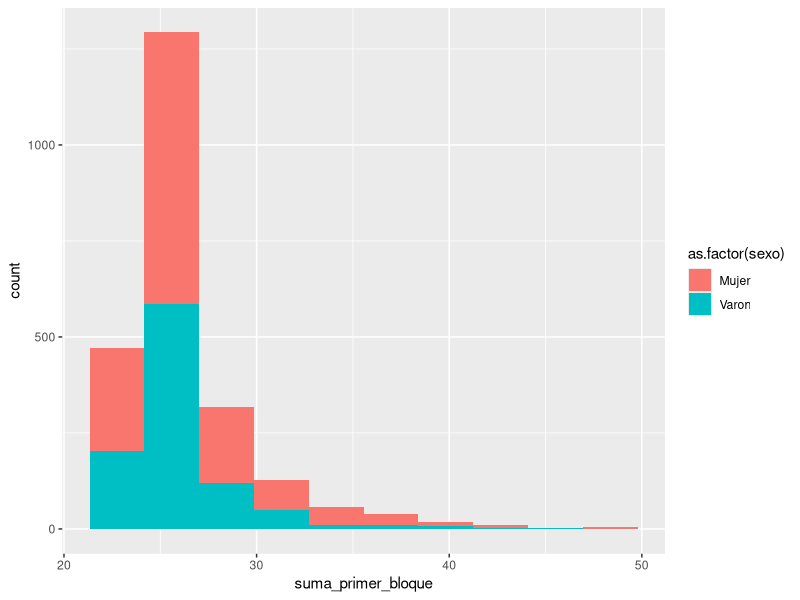
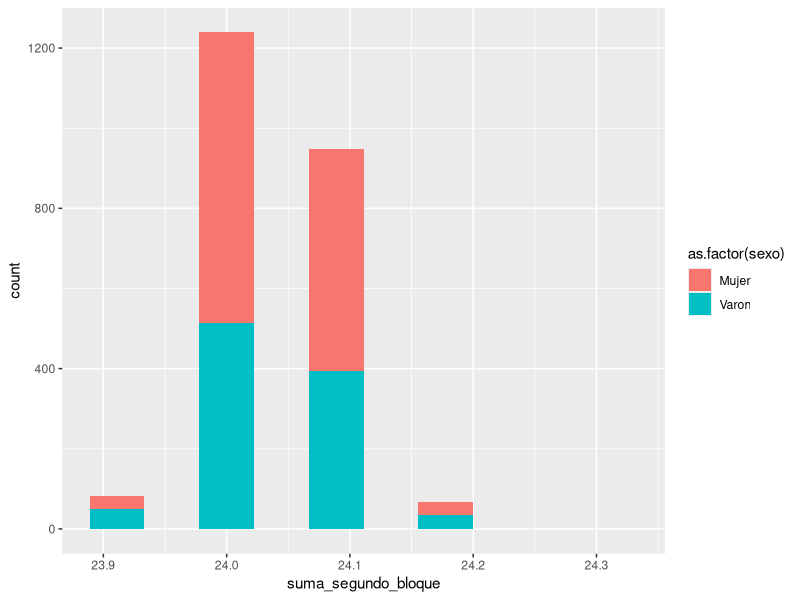

Reproduce these figures in R, in order.
## ---- chunk 1
knitr::opts_chunk$set(echo = TRUE)
# Cargar los paquetes necesarios acá
library(dplyr)
library(readr)
library(ggplot2)
## ---- chunk 2
# Código para cargar o leer los datos
base_cruda <- read_csv("datos/encuesta_uso_tiempo_2016.csv", 
    locale = locale(encoding = "windows-1252"))
## ---- chunk 3
#Acá agrego dos variables más para comparar dos grupos de variables que parecen estar duplicadas.
base_con_promedios <- base_cruda %>% 
  mutate(suma_primer_bloque = trabajo_pago + trabajo_domestico_no_pago + voluntariados + estudio_educacion + recreacion + aplicaciones + tareas_cuidados + cuidado_personal) %>% 
  mutate(suma_segundo_bloque = trabajo_pago2 + trabajo_domestico_no_pago2 + voluntariados2 + estudio_educacion2 + recreacion2 + aplicaciones2 + tareas_cuidados2 + cuidado_personal2) 
## ---- chunk 4
filter(base_cruda, quintil_ingreso == "5to quintil")
## ---- chunk 5
base_con_promedios %>% 
    summarise(promedio = mean(suma_primer_bloque))

## ---- chunk 6
base_con_promedios %>% 
    summarise(varianza = var(suma_primer_bloque))
## ---- chunk 7
ggplot(base_con_promedios, aes(suma_primer_bloque)) +
  geom_histogram(bins = 10, aes(fill=as.factor(sexo)))

## ---- chunk 8
base_con_promedios %>% 
    summarise(promedio = mean(suma_segundo_bloque))
## ---- chunk 9
base_con_promedios %>% 
    summarise(varianza = var(suma_segundo_bloque))
## ---- chunk 10
ggplot(base_con_promedios, aes(suma_segundo_bloque)) +
  geom_histogram(bins = 10, aes(fill=as.factor(sexo)))

## ---- chunk 11
#Tiempo dedicado por hombres y mujeres al trabajo no remunerado y tareas de cuidado.
Cuidados_ocupados <- base_cruda %>% 
  group_by(sexo) %>%  
  mutate(cuidados_trabajos_no_remunerados = tareas_cuidados + trabajo_domestico_no_pago) %>% 
  filter(estado_ocupacional == "Ocupado") %>% 
  summarise("Cuidados+No_remunerado_Ocupados" = mean(cuidados_trabajos_no_remunerados))
Cuidados_desocupados <- base_cruda %>% 
  group_by(sexo) %>%  
  mutate(cuidados_trabajos_no_remunerados = tareas_cuidados + trabajo_domestico_no_pago) %>% 
  filter(estado_ocupacional == "Desocupado") %>% 
  summarise("Cuidados+No_remunerado_Desocupados" = mean(cuidados_trabajos_no_remunerados))
Cuidados_inactivos <- base_cruda %>% 
  group_by(sexo) %>%  
  mutate(cuidados_trabajos_no_remunerados = tareas_cuidados + trabajo_domestico_no_pago) %>% 
  filter(estado_ocupacional == "Inactivo") %>% 
  summarise("Cuidados+No_remunerado_Inactivos" = mean(cuidados_trabajos_no_remunerados))
join_1 <- full_join(by = "sexo",Cuidados_desocupados, Cuidados_inactivos)
full_join(by = "sexo", join_1, Cuidados_ocupados)
## ---- chunk 12
#Comparación de tiempo dedicado a actividades recreativas entre menores y mayores de 18 años
tiempo_sub_18 <- base_cruda %>% 
  filter(edad < 19, dia_laborable == "Día laborable") %>% 
  summarise(tiempo_de_recreación_sub_18 = mean(recreacion))
tiempo_mayores_18 <-  base_cruda %>% 
  filter(edad > 18, dia_laborable == "Día laborable") %>%
  summarise("tiempo_de_recreacion_+_18" = mean(recreacion))
bind_cols(tiempo_sub_18, tiempo_mayores_18)
## ---- chunk 13
#Promedio de hs. de trabajo según sexo para días laborables y no laborables
Trabajo_ocupados <- base_cruda %>% 
  group_by(sexo) %>%  
  filter(estado_ocupacional == "Ocupado") %>% 
  summarise(Hs_Ocupados = mean(trabajo_pago))
Trabajo_desocupados <- base_cruda %>% 
  group_by(sexo) %>%  
  filter(estado_ocupacional == "Desocupado") %>% 
  summarise(Hs_Desocupados = mean(trabajo_pago))
Trabajo_inactivos <- base_cruda %>% 
  group_by(sexo) %>%  
  filter(estado_ocupacional == "Inactivo") %>% 
  summarise(Hs_Inactivos = mean(trabajo_pago))
join_1 <- full_join(by = "sexo",Trabajo_desocupados, Trabajo_inactivos)
full_join(by = "sexo", join_1, Trabajo_ocupados)

